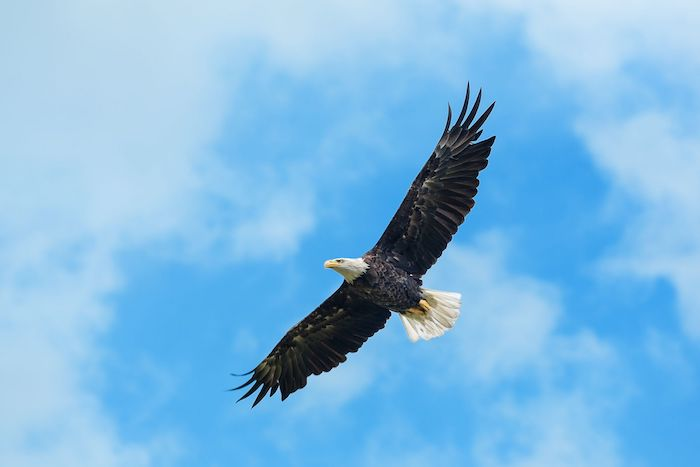
#> input picture Practical OpenCV/image/Eagle-Spirit-Animal-1.jpg, 700 x 467 px
$ python simple_thresholding.py --image image/Eagle-Spirit-Animal-1.jpg
#> lines starting #> are read from the running program, lines starting #| are printed output that depends on the picture; after the words box and inside, x2 and y2 are one past the last pixel; in counts of white or black regions, pixels touching at a corner belong together
import numpy as np
import argparse
import cv2

ap = argparse.ArgumentParser()
ap.add_argument('-i', '--image', required=True,
                help='Path to image')
args = vars(ap.parse_args())

image = cv2.imread(args['image'])
#> image is the input picture: shape (467, 700, 3); mean B, G, R 226.1, 185.6, 126.4
image = cv2.cvtColor(image, cv2.COLOR_BGR2GRAY)
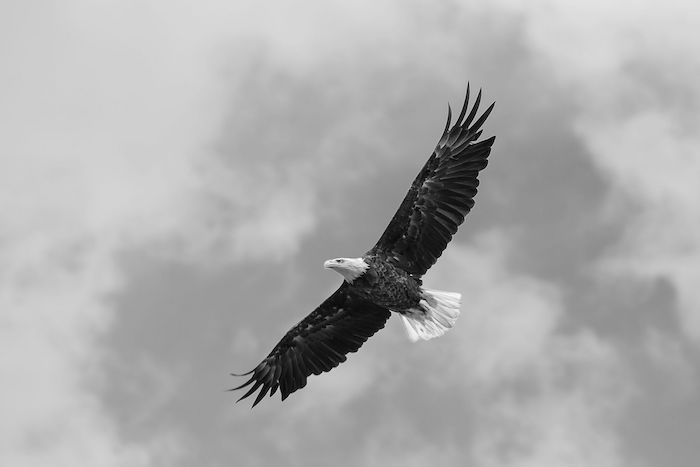
#> image: shape (467, 700); min 0, max 253, mean 172.5
blurred = cv2.GaussianBlur(image, (5, 5), 0)
cv2.imshow('Image', image)
cv2.waitKey(0)

(T, thresh) = cv2.threshold(blurred, 155, 255, cv2.THRESH_BINARY)
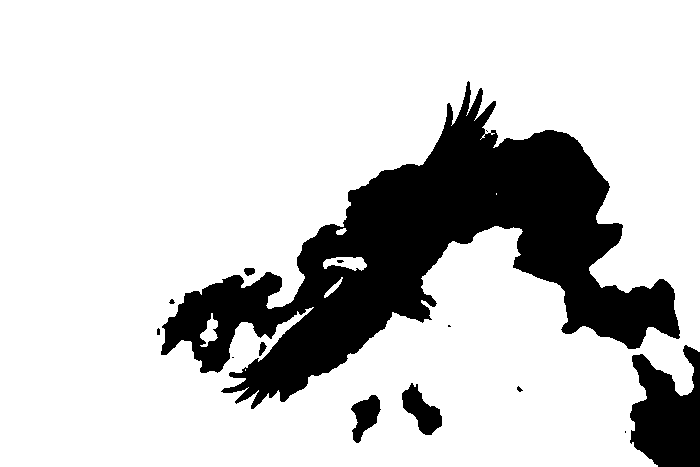
#> thresh: shape (467, 700); 80.2% white; 14 black regions (6 under 20 px), largest, box (x1, y1, x2, y2) and area: (161, 81, 680, 409) 56558, (630, 345, 700, 467) 5972, (402, 383, 442, 435) 1065
cv2.imshow('Threshold Binary', thresh)
cv2.waitKey(0)

(T, threshInv) = cv2.threshold(blurred, 155, 255, cv2.THRESH_BINARY_INV)
cv2.imshow('Threshold binary inverse', threshInv)
cv2.waitKey(0)

cv2.imshow('Coins', cv2.bitwise_and(image, image, mask=threshInv))
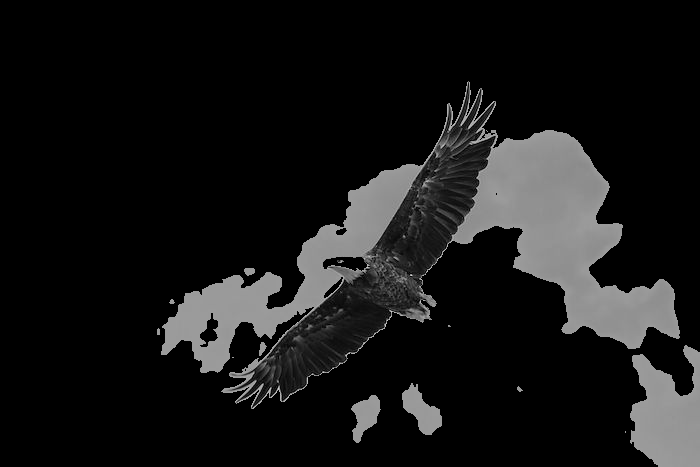
#> window 'Coins': shape (467, 700); min 0, max 219, mean 22.8
cv2.waitKey(0)
